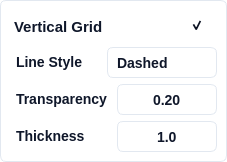
             <widget class="QFrame" name="verticalFrame_7">
              <property name="styleSheet">
               <string notr="true">background: #FFFFFF;
border: 1px solid #E2E8F0; /* slate/200 */
border-radius: 6px;</string>
              </property>
              <layout class="QVBoxLayout" name="verticalLayout_9">
               <property name="leftMargin">
                <number>9</number>
               </property>
               <property name="topMargin">
                <number>9</number>
               </property>
               <property name="rightMargin">
                <number>9</number>
               </property>
               <property name="bottomMargin">
                <number>9</number>
               </property>
               <item>
                <layout class="QHBoxLayout" name="horizontalLayout_59" stretch="0,0,0">
                 <property name="leftMargin">
                  <number>0</number>
                 </property>
                 <property name="topMargin">
                  <number>0</number>
                 </property>
                 <property name="rightMargin">
                  <number>0</number>
                 </property>
                 <property name="bottomMargin">
                  <number>0</number>
                 </property>
                 <item>
                  <widget class="QLabel" name="label_52">
                   <property name="styleSheet">
                    <string notr="true"> 	border: none;
	color: #0F172A;  /* Text color */
    font-family: 'Segoe UI', sans-serif;  /* Font family */
    font-style: normal;  /* Font style */
    font-weight: 500;  /* Font weight */
    font-size: 15px;  /* Font size */
    line-height: 24px;  /* Line height */
    padding-top: 4px;  /* Padding */</string>
                   </property>
                   <property name="text">
                    <string>&lt;html&gt;&lt;head/&gt;&lt;body&gt;&lt;p&gt;Vertical Grid&lt;/p&gt;&lt;/body&gt;&lt;/html&gt;</string>
                   </property>
                  </widget>
                 </item>
                 <item>
                  <spacer name="horizontalSpacer_4">
                   <property name="orientation">
                    <enum>Qt::Horizontal</enum>
                   </property>
                   <property name="sizeHint" stdset="0">
                    <size>
                     <width>40</width>
                     <height>20</height>
                    </size>
                   </property>
                  </spacer>
                 </item>
                 <item>
                  <widget class="QCheckBox" name="qt_checkbox_v_grid_visibility">
                   <property name="sizePolicy">
                    <sizepolicy hsizetype="Expanding" vsizetype="Expanding">
                     <horstretch>0</horstretch>
                     <verstretch>0</verstretch>
                    </sizepolicy>
                   </property>
                   <property name="minimumSize">
                    <size>
                     <width>31</width>
                     <height>31</height>
                    </size>
                   </property>
                   <property name="maximumSize">
                    <size>
                     <width>31</width>
                     <height>31</height>
                    </size>
                   </property>
                   <property name="styleSheet">
                    <string notr="true">/* Default State */
QCheckBox {
    border: none;    
	background: transparent;  /* Ghost button with no background */
    color: #0F172A;  /* Text color */
    border-radius: 6px;  /* Rounded corners */
    font-family: 'Segoe UI', sans-serif;  /* Font family */
    font-style: normal;  /* Font style */
    font-weight: 500;  /* Font weight */
    font-size: 14px;  /* Font size */
    line-height: 24px;  /* Line height */
	padding: 4px;	
}

QCheckBox:hover {
    /* Your styles for hover state */
	 background: #F1F5F9;  /* slate/100 */

}

QCheckBox:pressed {
    /* Your styles for pressed state */
	background: #DEE8F2;  /* Pressed background color */

}

QCheckBox::indicator:checked {
    /* Your styles for checked state */
	image: url(:/ui/qt/resources/checkbox/visible_icon.png);
}

QCheckBox::indicator:unchecked {
    /* Your styles for checked state */
	image: url(:/ui/qt/resources/checkbox/hiden_icon.png);
}

QCheckBox:focused {
    border: none;
}

</string>
                   </property>
                   <property name="text">
                    <string/>
                   </property>
                   <property name="checked">
                    <bool>true</bool>
                   </property>
                  </widget>
                 </item>
                </layout>
               </item>
               <item>
                <layout class="QHBoxLayout" name="horizontalLayout_60" stretch="1,1">
                 <property name="leftMargin">
                  <number>0</number>
                 </property>
                 <property name="topMargin">
                  <number>0</number>
                 </property>
                 <property name="rightMargin">
                  <number>0</number>
                 </property>
                 <property name="bottomMargin">
                  <number>0</number>
                 </property>
                 <item>
                  <widget class="QLabel" name="label_42">
                   <property name="styleSheet">
                    <string notr="true"> 	border: none;
	color: #0F172A;  /* Text color */
    font-family: 'Segoe UI', sans-serif;  /* Font family */
    font-style: normal;  /* Font style */
    font-weight: 500;  /* Font weight */
    font-size: 14px;  /* Font size */
    line-height: 24px;  /* Line height */
    padding-left: 2px;  /* Padding */</string>
                   </property>
                   <property name="text">
                    <string>&lt;html&gt;&lt;head/&gt;&lt;body&gt;&lt;p&gt;Line Style&lt;/p&gt;&lt;/body&gt;&lt;/html&gt;</string>
                   </property>
                  </widget>
                 </item>
                 <item>
                  <widget class="QComboBox" name="qt_combo_v_grid_style">
                   <property name="minimumSize">
                    <size>
                     <width>110</width>
                     <height>31</height>
                    </size>
                   </property>
                   <property name="maximumSize">
                    <size>
                     <width>200</width>
                     <height>16777215</height>
                    </size>
                   </property>
                   <property name="styleSheet">
                    <string notr="true">QComboBox {
	background: #FFFFFF;
	border: 1px solid #E2E8F0; /* slate/200 */
	border-radius: 6px;
	padding-left: 9px;
	color: #0F172A;  /* Text color */
    font-family: 'Segoe UI', sans-serif;  /* Font family */
    font-style: normal;  /* Font style */
    font-weight: 500;  /* Font weight */
    font-size: 14px;  /* Font size */
}

/* Drop-down button */
QComboBox::drop-down {
    border: none;	
}

/* Down arrow */
QComboBox::down-arrow {
    image: url(:/ui/qt/resources/checkbox/down_icon.png);
	padding-right: 12px;
}

/* Down arrow when disabled */
QComboBox::down-arrow:disabled {
}

/* Drop-down items */
QComboBox QAbstractItemView {
    border: 1px solid #E2E8F0; /* slate/200 */
    selection-background-color: #F1F5F9;
}

/* Individual items */
QComboBox::item {
    background-color: white;
    color: #0F172A;
}</string>
                   </property>
                   <property name="currentIndex">
                    <number>1</number>
                   </property>
                   <item>
                    <property name="text">
                     <string>Solid</string>
                    </property>
                    <property name="icon">
                     <iconset resource="resources/graphical_resources.qrc">
                      <normaloff>:/ui/qt/resources/dropdown/solid_line_icon.png</normaloff>:/ui/qt/resources/dropdown/solid_line_icon.png</iconset>
                    </property>
                   </item>
                   <item>
                    <property name="text">
                     <string>Dashed</string>
                    </property>
                    <property name="icon">
                     <iconset resource="resources/graphical_resources.qrc">
                      <normaloff>:/ui/qt/resources/dropdown/dashed_line_icon.png</normaloff>:/ui/qt/resources/dropdown/dashed_line_icon.png</iconset>
                    </property>
                   </item>
                   <item>
                    <property name="text">
                     <string>Dashdot</string>
                    </property>
                    <property name="icon">
                     <iconset resource="resources/graphical_resources.qrc">
                      <normaloff>:/ui/qt/resources/dropdown/dotdash_line_icon.png</normaloff>:/ui/qt/resources/dropdown/dotdash_line_icon.png</iconset>
                    </property>
                   </item>
                   <item>
                    <property name="text">
                     <string>Dotted</string>
                    </property>
                    <property name="icon">
                     <iconset resource="resources/graphical_resources.qrc">
                      <normaloff>:/ui/qt/resources/dropdown/dot_line_icon.png</normaloff>:/ui/qt/resources/dropdown/dot_line_icon.png</iconset>
                    </property>
                   </item>
                  </widget>
                 </item>
                </layout>
               </item>
               <item>
                <layout class="QHBoxLayout" name="horizontalLayout_42" stretch="1,1">
                 <property name="leftMargin">
                  <number>0</number>
                 </property>
                 <property name="topMargin">
                  <number>0</number>
                 </property>
                 <property name="rightMargin">
                  <number>0</number>
                 </property>
                 <property name="bottomMargin">
                  <number>0</number>
                 </property>
                 <item>
                  <widget class="QLabel" name="label_43">
                   <property name="styleSheet">
                    <string notr="true"> 	border: none;
	color: #0F172A;  /* Text color */
    font-family: 'Segoe UI', sans-serif;  /* Font family */
    font-style: normal;  /* Font style */
    font-weight: 500;  /* Font weight */
    font-size: 14px;  /* Font size */
    line-height: 24px;  /* Line height */
    padding-left: 2px;  /* Padding */</string>
                   </property>
                   <property name="text">
                    <string>&lt;html&gt;&lt;head/&gt;&lt;body&gt;&lt;p&gt;Transparency&lt;/p&gt;&lt;/body&gt;&lt;/html&gt;</string>
                   </property>
                  </widget>
                 </item>
                 <item>
                  <widget class="QDoubleSpinBox" name="qt_spinbox_v_grid_transparency">
                   <property name="sizePolicy">
                    <sizepolicy hsizetype="Minimum" vsizetype="Fixed">
                     <horstretch>0</horstretch>
                     <verstretch>0</verstretch>
                    </sizepolicy>
                   </property>
                   <property name="minimumSize">
                    <size>
                     <width>100</width>
                     <height>31</height>
                    </size>
                   </property>
                   <property name="maximumSize">
                    <size>
                     <width>200</width>
                     <height>31</height>
                    </size>
                   </property>
                   <property name="styleSheet">
                    <string notr="true">QDoubleSpinBox {
	background: #FFFFFF;
	border: 1px solid #E2E8F0; /* slate/200 */
	border-radius: 6px;
	color: #0F172A;  /* Text color */
    font-family: 'Segoe UI', sans-serif;  /* Font family */
    font-style: normal;  /* Font style */
    font-weight: 500;  /* Font weight */
    font-size: 14px;  /* Font size */
}

QDoubleSpinBox:focus {
}

QDoubleSpinBox:disabled {
}

QDoubleSpinBox::up-button {
	background: #FFFFFF;
	border: none; 
	subcontrol-position: center right;
	padding-right: 10px;
}

QDoubleSpinBox::down-button {
	background: #FFFFFF;
	border: none;
	subcontrol-position: center left;
	padding-left: 10px;
}

QDoubleSpinBox::up-arrow {
	image: url(:/ui/qt/resources/buttons/add_icon.png);
	width: 20px;
    height: 20px;
}

QDoubleSpinBox::down-arrow {	
	image: url(:/ui/qt/resources/buttons/substract_icon.png);
	width: 20px;
    height: 20px;
}

QDoubleSpinBox::up-arrow:disabled, QSpinBox::up-arrow:off {
}

QDoubleSpinBox::down-arrow:disabled, QSpinBox::down-arrow:off {
}</string>
                   </property>
                   <property name="alignment">
                    <set>Qt::AlignCenter</set>
                   </property>
                   <property name="decimals">
                    <number>2</number>
                   </property>
                   <property name="minimum">
                    <double>0.050000000000000</double>
                   </property>
                   <property name="maximum">
                    <double>1.000000000000000</double>
                   </property>
                   <property name="singleStep">
                    <double>0.050000000000000</double>
                   </property>
                   <property name="value">
                    <double>0.200000000000000</double>
                   </property>
                  </widget>
                 </item>
                </layout>
               </item>
               <item>
                <layout class="QHBoxLayout" name="horizontalLayout_61" stretch="1,1">
                 <property name="leftMargin">
                  <number>0</number>
                 </property>
                 <property name="topMargin">
                  <number>0</number>
                 </property>
                 <property name="rightMargin">
                  <number>0</number>
                 </property>
                 <property name="bottomMargin">
                  <number>0</number>
                 </property>
                 <item>
                  <widget class="QLabel" name="label_44">
                   <property name="styleSheet">
                    <string notr="true"> 	border: none;
	color: #0F172A;  /* Text color */
    font-family: 'Segoe UI', sans-serif;  /* Font family */
    font-style: normal;  /* Font style */
    font-weight: 500;  /* Font weight */
    font-size: 14px;  /* Font size */
    line-height: 24px;  /* Line height */
    padding-left: 2px;  /* Padding */</string>
                   </property>
                   <property name="text">
                    <string>&lt;html&gt;&lt;head/&gt;&lt;body&gt;&lt;p&gt;Thickness&lt;/p&gt;&lt;/body&gt;&lt;/html&gt;</string>
                   </property>
                  </widget>
                 </item>
                 <item>
                  <widget class="QDoubleSpinBox" name="qt_spinbox_v_grid_width">
                   <property name="sizePolicy">
                    <sizepolicy hsizetype="Minimum" vsizetype="Fixed">
                     <horstretch>0</horstretch>
                     <verstretch>0</verstretch>
                    </sizepolicy>
                   </property>
                   <property name="minimumSize">
                    <size>
                     <width>100</width>
                     <height>31</height>
                    </size>
                   </property>
                   <property name="maximumSize">
                    <size>
                     <width>200</width>
                     <height>31</height>
                    </size>
                   </property>
                   <property name="styleSheet">
                    <string notr="true">QDoubleSpinBox {
	background: #FFFFFF;
	border: 1px solid #E2E8F0; /* slate/200 */
	border-radius: 6px;
	color: #0F172A;  /* Text color */
    font-family: 'Segoe UI', sans-serif;  /* Font family */
    font-style: normal;  /* Font style */
    font-weight: 500;  /* Font weight */
    font-size: 14px;  /* Font size */
}

QDoubleSpinBox:focus {
}

QDoubleSpinBox:disabled {
}

QDoubleSpinBox::up-button {
	background: #FFFFFF;
	border: none; 
	subcontrol-position: center right;
	padding-right: 10px;
}

QDoubleSpinBox::down-button {
	background: #FFFFFF;
	border: none;
	subcontrol-position: center left;
	padding-left: 10px;
}

QDoubleSpinBox::up-arrow {
	image: url(:/ui/qt/resources/buttons/add_icon.png);
	width: 20px;
    height: 20px;
}

QDoubleSpinBox::down-arrow {	
	image: url(:/ui/qt/resources/buttons/substract_icon.png);
	width: 20px;
    height: 20px;
}

QDoubleSpinBox::up-arrow:disabled, QSpinBox::up-arrow:off {
}

QDoubleSpinBox::down-arrow:disabled, QSpinBox::down-arrow:off {
}</string>
                   </property>
                   <property name="alignment">
                    <set>Qt::AlignCenter</set>
                   </property>
                   <property name="decimals">
                    <number>1</number>
                   </property>
                   <property name="minimum">
                    <double>0.500000000000000</double>
                   </property>
                   <property name="maximum">
                    <double>10.000000000000000</double>
                   </property>
                   <property name="singleStep">
                    <double>0.500000000000000</double>
                   </property>
                   <property name="value">
                    <double>1.000000000000000</double>
                   </property>
                  </widget>
                 </item>
                </layout>
               </item>
              </layout>
             </widget>
